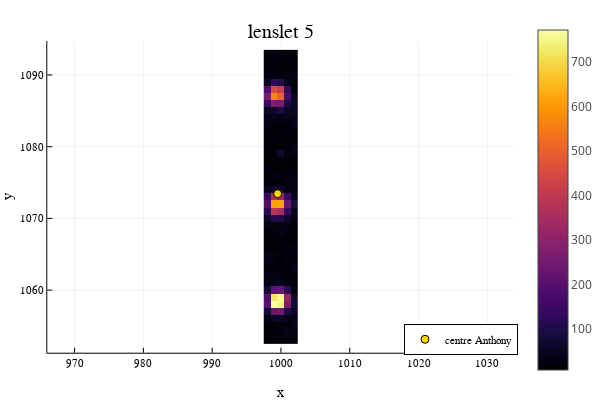

This figure's notebook cell:
### Code cell
plt = scatter([cx0i], [cy0i], color=["gold"], label = "centre Anthony");
heatmap!(plt,x_axis, y_axis,  transpose(ldata), title = "lenslet 5", xlabel = "x", ylabel = "y", aspect_ratio = 1, legend = :bottomright)

### Figure 1 — Plotly figure (JSON) as saved in the notebook; plotly's stock layout.template omitted (floating-point values rounded to 4 significant figures; data arrays with more than 128 entries replaced by an {"elided": "..."} marker saying what was removed)
{"data": [{"colorbar": {"title": ""}, "legendgroup": "centre Anthony", "marker": {"color": "rgba(255, 215, 0, 1.000)", "line": {"color": "rgba(0, 0, 0, 1.000)", "width": 1}, "size": 8, "symbol": "circle"}, "mode": "markers", "name": "centre Anthony", "showlegend": true, "type": "scatter", "x": [999.5], "xaxis": "x", "y": [1073.0], "yaxis": "y", "zmax": 771.5, "zmin": 7.518}, {"colorbar": {"title": ""}, "colorscale": {"elided": "256x2 mixed values"}, "hoverinfo": "none", "name": "y2", "showlegend": false, "showscale": true, "type": "heatmap", "x": [997.5, 998.5, 999.5, 1000.0, 1002.0, 1002.0], "xaxis": "x", "y": [1052.0, 1054.0, 1054.0, 1056.0, 1056.0, 1058.0, 1058.0, 1060.0, 1060.0, 1062.0, 1062.0, 1064.0, 1064.0, 1066.0, 1066.0, 1068.0, 1068.0, 1070.0, 1070.0, 1072.0, 1072.0, 1074.0, 1074.0, 1076.0, 1076.0, 1078.0, 1078.0, 1080.0, 1080.0, 1082.0, 1082.0, 1084.0, 1084.0, 1086.0, 1086.0, 1088.0, 1088.0, 1090.0, 1090.0, 1092.0, 1092.0, 1094.0], "yaxis": "y", "z": {"elided": "41x5 float values"}, "zmax": 771.5, "zmin": 7.518}], "layout": {"annotations": [{"font": {"color": "rgba(0, 0, 0, 1.000)", "family": "sans-serif", "size": 20}, "rotation": 0, "showarrow": false, "text": "lenslet 5", "x": 0.5424, "xanchor": "center", "xref": "paper", "y": 1, "yanchor": "top", "yref": "paper"}], "height": 400, "legend": {"bgcolor": "rgba(255, 255, 255, 1.000)", "bordercolor": "rgba(0, 0, 0, 1.000)", "borderwidth": 1, "font": {"color": "rgba(0, 0, 0, 1.000)", "family": "sans-serif", "size": 11}, "title": {"font": {"color": "rgba(0, 0, 0, 1.000)", "family": "sans-serif", "size": 15}, "text": ""}, "tracegroupgap": 0, "traceorder": "normal", "x": 1, "xanchor": "right", "y": 0.07, "yanchor": "bottom"}, "margin": {"b": 20, "l": 0, "r": 0, "t": 20}, "paper_bgcolor": "rgba(255, 255, 255, 1.000)", "plot_bgcolor": "rgba(255, 255, 255, 1.000)", "showlegend": true, "width": 600, "xaxis": {"anchor": "y", "domain": [0.09128, 0.9934], "gridcolor": "rgba(0, 0, 0, 0.100)", "gridwidth": 0.5, "linecolor": "rgba(0, 0, 0, 1.000)", "mirror": false, "range": [966.0, 1034.0], "showgrid": true, "showline": true, "showticklabels": true, "tickangle": 0, "tickcolor": "rgb(0, 0, 0)", "tickfont": {"color": "rgba(0, 0, 0, 1.000)", "family": "sans-serif", "size": 11}, "tickmode": "array", "ticks": "inside", "ticktext": ["970", "980", "990", "1000", "1010", "1020", "1030"], "tickvals": [970, 980, 990, 1000, 1010, 1020, 1030], "title": "x", "titlefont": {"color": "rgba(0, 0, 0, 1.000)", "family": "sans-serif", "size": 15}, "type": "-", "visible": true, "zeroline": false, "zerolinecolor": "rgba(0, 0, 0, 1.000)"}, "yaxis": {"anchor": "x", "domain": [0.07581, 0.9415], "gridcolor": "rgba(0, 0, 0, 0.100)", "gridwidth": 0.5, "linecolor": "rgba(0, 0, 0, 1.000)", "mirror": false, "range": [1051.0, 1095.0], "showgrid": true, "showline": true, "showticklabels": true, "tickangle": 0, "tickcolor": "rgb(0, 0, 0)", "tickfont": {"color": "rgba(0, 0, 0, 1.000)", "family": "sans-serif", "size": 11}, "tickmode": "array", "ticks": "inside", "ticktext": ["1060", "1070", "1080", "1090"], "tickvals": [1060, 1070, 1080, 1090], "title": "y", "titlefont": {"color": "rgba(0, 0, 0, 1.000)", "family": "sans-serif", "size": 15}, "type": "-", "visible": true, "zeroline": false, "zerolinecolor": "rgba(0, 0, 0, 1.000)"}}}
